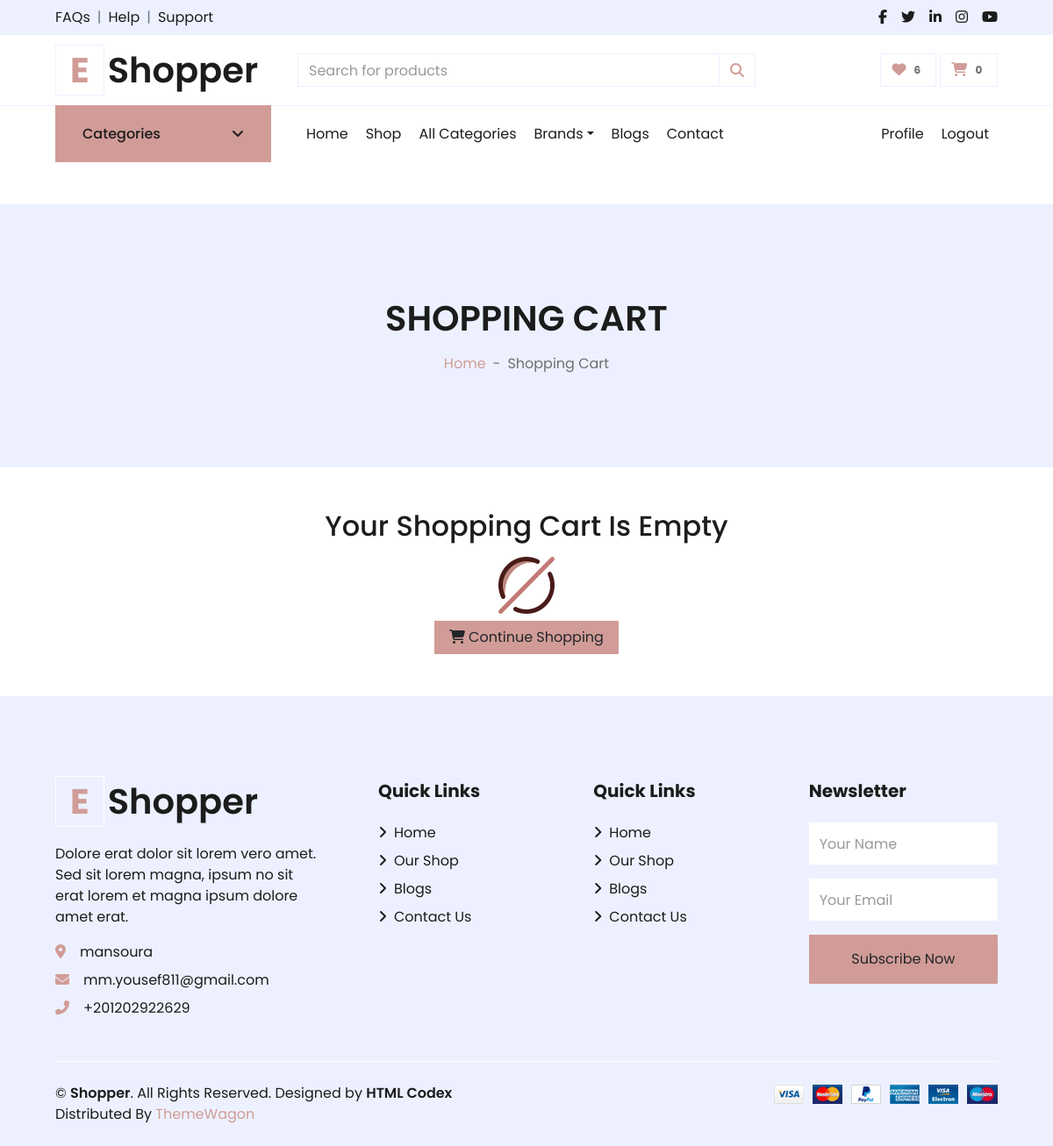
The page /cart/ (signed in) on the database as committed earlier.
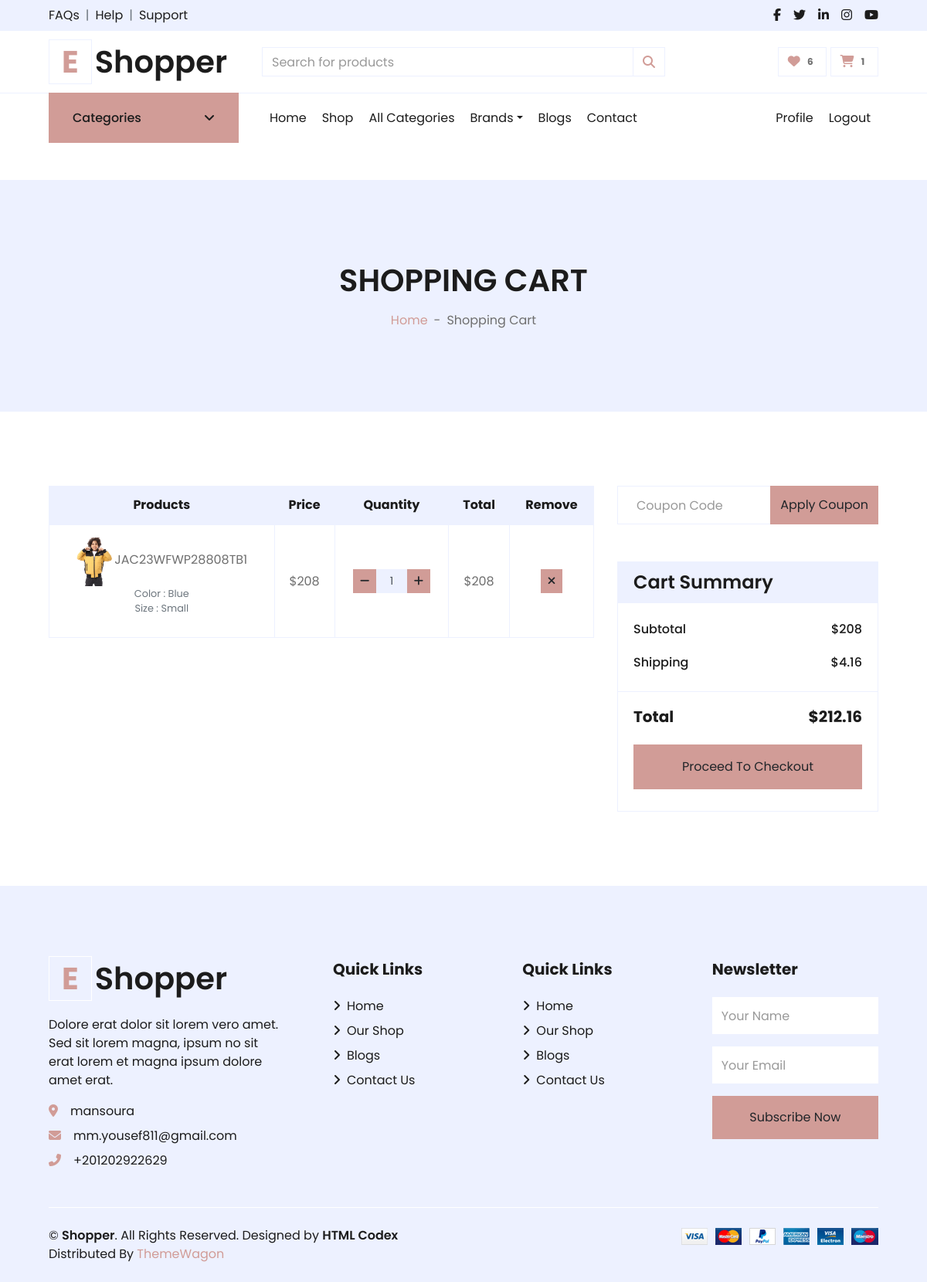
The same page on the database as committed later.
### carts/models.py (models this page shows)
class CartItem(models.Model):
    user = models.ForeignKey("accounts.User",null=True, on_delete=models.CASCADE)
    product = models.ForeignKey("products.Product", on_delete=models.CASCADE)
    variations = models.ManyToManyField("products.Variation",blank=True)
    cart = models.ForeignKey(Cart, on_delete=models.CASCADE ,blank=True ,  null=True)
    quantity = models.IntegerField()
    is_active = models.BooleanField(default=True)
    def sub_total(self):
        return self.product.price * self.quantity
    def __str__(self):
        return str(self.product)

### products/models.py (models this page shows, shortened)
class Product(models.Model):
    name = models.CharField(unique=True, max_length=50)
    image = models.ImageField(upload_to='product/')
    stock = models.IntegerField(default=1)
    price = models.IntegerField(default=0)
    description = models.TextField(max_length=10000)
    created_at = models.DateTimeField( default=timezone.now)
    slug = models.SlugField(null=True,blank=True , unique=True)
    views = models.PositiveIntegerField(default=0)
    is_available = models.BooleanField(default=True)
    tags = TaggableManager()
    subcategory = models.ForeignKey("Subcategory",related_name='product_subcategory',null=True,blank=True, on_delete=models.CASCADE)
    PRDBrand = models.ForeignKey('Brand' ,related_name='product_brand', on_delete=models.CASCADE , blank=True, null=True ,verbose_name=_("Brand "))
    like = models.ManyToManyField(User , blank=True,related_name='product_favourite')
    class Meta:
        ordering = ["name"]
    def __str__(self):
        return self.name

class Variation(models.Model):
    product = models.ForeignKey(Product,related_name='product_variation',  on_delete=models.CASCADE)
    variation_category = models.CharField( max_length=200 , choices=variation_category_choice)
    variation_value = models.CharField( max_length=200 )
    is_active = models.BooleanField(default=True)
    created_at = models.DateTimeField(  auto_now_add=True)
    objects = VariationManager()

### carts/views.py (the view)
# urls.py: path('', views.cart , name='cart'),
def cart(request , total = 0 , quantity = 0 , cart_items = None):
    try:
        tax = 0
        grand_total = 0
        if request.user.is_authenticated:
            cart_items = CartItem.objects.filter(user=request.user , is_active = True)
        else:
            cart = Cart.objects.get(cart_id=_cart_id(request))
            cart_items = CartItem.objects.filter(cart=cart , is_active = True)
        for cart_item in cart_items:
            total += (cart_item.product.price * cart_item.quantity)
            quantity += cart_item.quantity
        tax = (2 * total) / 100
        grand_total = total + tax
    except ObjectDoesNotExist:
        pass
    context = {
        'total':total ,
        'quantity':quantity,
        'cart_items':cart_items,
        'tax':tax,
        'grand_total':grand_total,
    }
    return render(request , 'cart.html' , context)

### accounts/favourite_context.py (called while the page is built)
def counter(request):
    product_count = 0
    if request.user.is_authenticated:
        if 'admin' in request.path:
            return{}
        else :
            try :
                user_favourites = Product.objects.filter(like=request.user)
                product_count = user_favourites.count()
            except Product.DoesNotExist:
                product_count=0
    return dict(product_counter=product_count)

### carts/cart_context.py (called while the page is built)
def cart_count(request):
    cart_counter = 0
    if 'admin' in request.path:
        return{}
    else:
        try:
            cart = Cart.objects.filter(cart_id=_cart_id(request))
            if request.user.is_authenticated:
                cart_items = CartItem.objects.all().filter(user=request.user)
            else:
                cart_items = CartItem.objects.all().filter(cart=cart[:1])
            for cart_item in cart_items:
                cart_counter += cart_item.quantity
        except Cart.DoesNotExist :
            cart_counter = 0
    return dict(cart_counter=cart_counter)

### carts/views.py (called while the page is built)
def _cart_id(request):
    cart = request.session.session_key
    if not cart:
        cart = request.session.create()
    return cart

### carts/templates/cart.html (shortened to what the changed rows need)
{% extends "base.html" %}
{% load static %}
{% block body %}
<div class="container-fluid bg-secondary mb-5">
    <div class="d-flex flex-column align-items-center justify-content-center" style="min-height: 300px">
        <h1 class="font-weight-semi-bold text-uppercase mb-3">Shopping Cart</h1>
    </div>
</div>
{% if not cart_items %}
<div class="container">
    <div class="row flex-column align-items-center justify-content-center">
        <h2 class="text-center">Your Shopping Cart Is Empty</h2>
        <div class="col-1 my-2">
            <img class="w-100" src="{% static 'img/empty-set.png'%}">
        </div>
        <div class="d-flex justify-content-center">
            <a href="{% url 'product_list' %}" class="btn btn-primary px-3"><i
                    class="fa fa-shopping-cart mr-1"></i>Continue
                Shopping</a>
        </div>
    </div>
</div>
{% else %}
<div class="container-fluid pt-5">
    <div class="row px-xl-5">
        <div class="col-lg-8 table-responsive mb-5">
            <table class="table table-bordered text-center mb-0">
                <thead class="bg-secondary text-dark">
                    <tr>
                        <th>Products</th>
                        <th>Price</th>
                        <th>Quantity</th>
                        <th>Total</th>
                        <th>Remove</th>
                    </tr>
                </thead>
                <tbody class="align-middle">
                    {% for cart_item in cart_items %}
                    <tr>
                        <td class="align-middle"><img src="{{cart_item.product.image.url}}" alt=""
                                style="width: 50px;">{{cart_item}}
                            <p class="text-muted small">
                                {% if cart_item.variations.all %}
                                {% for item in cart_item.variations.all  %}
                                {{item.variation_category|capfirst}} :
                                {{item.variation_value|capfirst}}<br>
                                {% endfor %}
                                {% endif %}
                            </p>
                        </td>
                        <td class="align-middle">${{cart_item.product.price}}</td>
                        <td class="align-middle">
                            <div class="input-group quantity mx-auto" style="width: 100px;">
                                <div class="input-group-btn">
                                    <a href="{% url 'decrement_cart' cart_item.product.id cart_item.id%}"
                                        class="btn btn-sm btn-primary btn-minus">
                                        <i class="fa fa-minus"></i>
                                    </a>
                                </div>
                                <input type="text" class="form-control form-control-sm bg-secondary text-center"
                                    value="{{cart_item.quantity}}">
                                <div class="input-group-btn">
                                    <form action="{% url 'add_cart' cart_item.product.id%}" method="POST">
                                        <button type="submit" class="btn btn-sm btn-primary btn-plus1">
                                            <i class="fa fa-plus"></i>
                                        </button>
                                    </form>
                                </div>
                            </div>
                        </td>
                        <td class="align-middle">${{cart_item.sub_total}}</td>
                        <td class="align-middle"><a href="{% url 'delete_cart' cart_item.product_id cart_item.id %}"
                                onclick="return confirm('Are You Sure You Want To Delete This Item ?')"
                                class="btn btn-sm btn-primary"><i class="fa fa-times"></i></a></td>
                    </tr>
                    {% endfor %}
                </tbody>
            </table>
        </div>
        <div class="col-lg-4">
            <form class="mb-5"   method="POST">
                    <div class="input-group">
                        <input type="text" name="coupon" class="form-control p-4" placeholder="Coupon Code">
                        <div class="input-group-append">
                            <button type="submit" class="btn btn-primary">Apply Coupon</button>
                        </div>
                    </div>
                </form>
            <div class="card border-secondary mb-5">
                <div class="card-header bg-secondary border-0">
                    <h4 class="font-weight-semi-bold m-0">Cart Summary</h4>
                </div>
                <div class="card-body">
                    <div class="d-flex justify-content-between mb-3 pt-1">
                        <h6 class="font-weight-medium">Subtotal</h6>
                        <h6 class="font-weight-medium">${{total}}</h6>
                    </div>
                    <div class="d-flex justify-content-between">
                        <h6 class="font-weight-medium">Shipping</h6>
                        <h6 class="font-weight-medium">${{tax}}</h6>
                    </div>
                </div>
                <div class="card-footer border-secondary bg-transparent">
                    <div class="d-flex justify-content-between mt-2">
                        <h5 class="font-weight-bold">Total</h5>
                        <h5 class="font-weight-bold">${{grand_total}}</h5>
                    </div>
                    <a href="{% url 'checkout'%}" class="btn btn-block btn-primary my-3 py-3">Proceed To Checkout</a>
                </div>
            </div>
        </div>
    </div>
</div>
{% endif %}
{% endblock body %}

### templates/base.html (shortened to what the changed rows need)
{% load static %}
<!DOCTYPE HTML>
<html lang="en">
<head>
    <link href="https://cdnjs.cloudflare.com/ajax/libs/font-awesome/5.10.0/css/all.min.css" rel="stylesheet">
    <link href="{% static 'lib/owlcarousel/assets/owl.carousel.min.css'%}" rel="stylesheet">
    <link href="{% static 'css/all.min.css'%}" rel="stylesheet">
    <link href="{% static 'css/style.css'%}" rel="stylesheet">
    <link href="{% static 'css/custom.css'%}" rel="stylesheet">
</head>
<body>
    <div class="container-fluid">
        <div class="row align-items-center py-3 px-xl-5">
            <div class="col-lg-3 d-none d-lg-block">
                <a href="/" class="text-decoration-none">
                    <h1 class="m-0 display-5 font-weight-semi-bold"><span
                            class="text-primary font-weight-bold border px-3 mr-1">E</span>{{about_site.site_name}}</h1>
                </a>
            </div>
            <div class="col-lg-3 col-6 text-right">
                <a href="{% url 'cart'%}" class="btn border">
                    <i class="fas fa-shopping-cart text-primary"></i>
                    <span class="badge">{{cart_counter}}</span>
                </a>
            </div>
        </div>
    </div>
    {% block body %}
    {% endblock body %}
    <div class="container-fluid bg-secondary text-dark mt-5 pt-5">
        <div class="row px-xl-5 pt-5">
            <div class="col-lg-4 col-md-12 mb-5 pr-3 pr-xl-5">
                <a href="/" class="text-decoration-none">
                    <h1 class="mb-4 display-5 font-weight-semi-bold"><span
                            class="text-primary font-weight-bold border border-white px-3 mr-1">E</span>{{about_site.site_name}}
                    </h1>
                </a>
            </div>
        </div>
    </div>
</body>
</html>

Rows that differ between the two databases and show on the page:
added CartItem: product.image (picture), product.name "JAC23WFWP28808TB1", product.price "208", quantity "1", sub_total "208"
now on this page (row unchanged): Variation: variation_category "Color", variation_value "Blue"
now on this page (row unchanged): Variation: variation_category "Size", variation_value "Small"
Other text that changed with them:
{{ cart_counter }}: "0" → "1"
{{ total }}: (not shown) → "208"
{{ tax }}: (not shown) → "4.16"
{{ grand_total }}: (not shown) → "212.16"
text no longer shown: "Your Shopping Cart Is Empty Continue Shopping"
text now shown: "Products Price Quantity Total Remove Apply Coupon Cart Summary Subtotal $ Shipping $ Total $ Proceed To Checkout"
